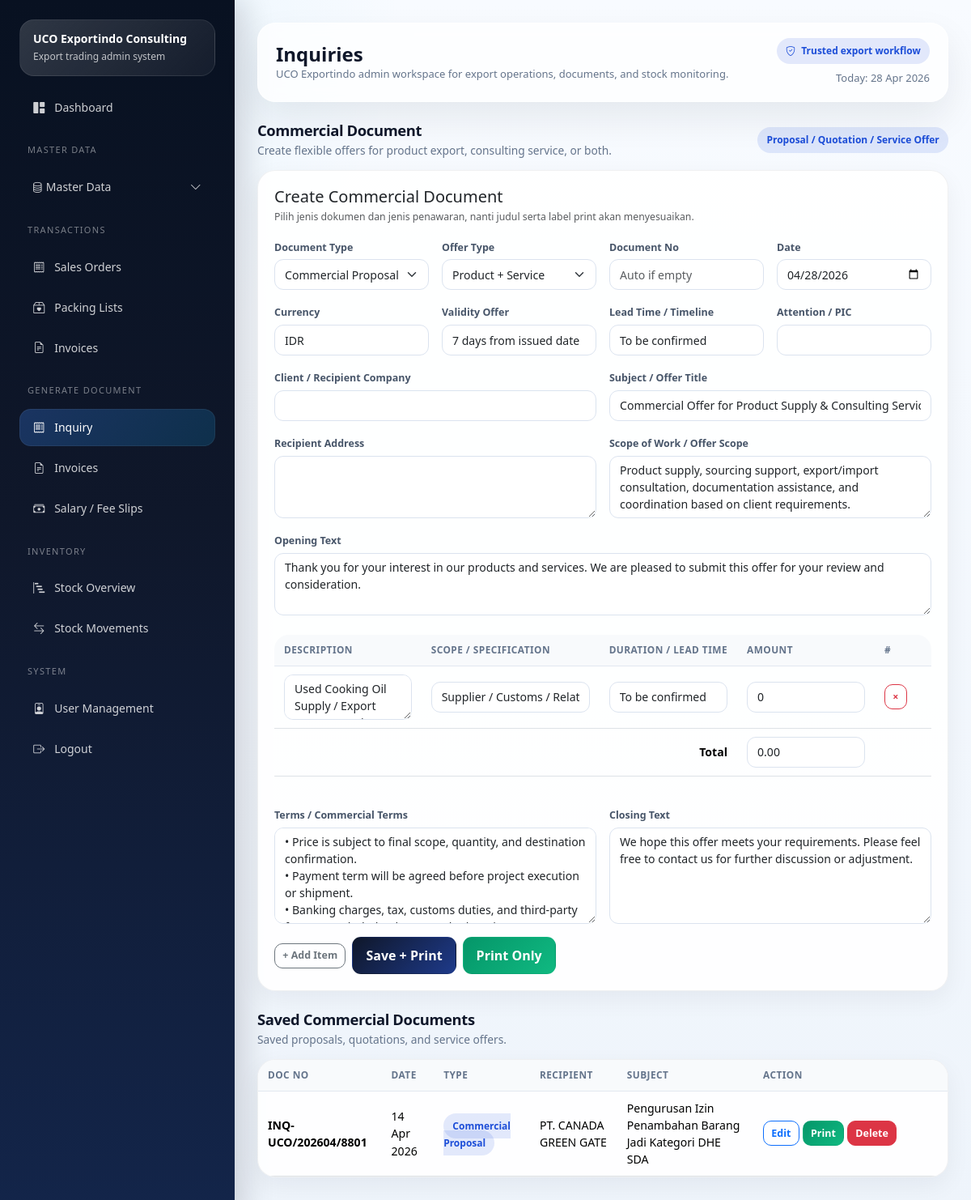
Before: /index.php/transactions/inquiries (signed in) with the older database file.
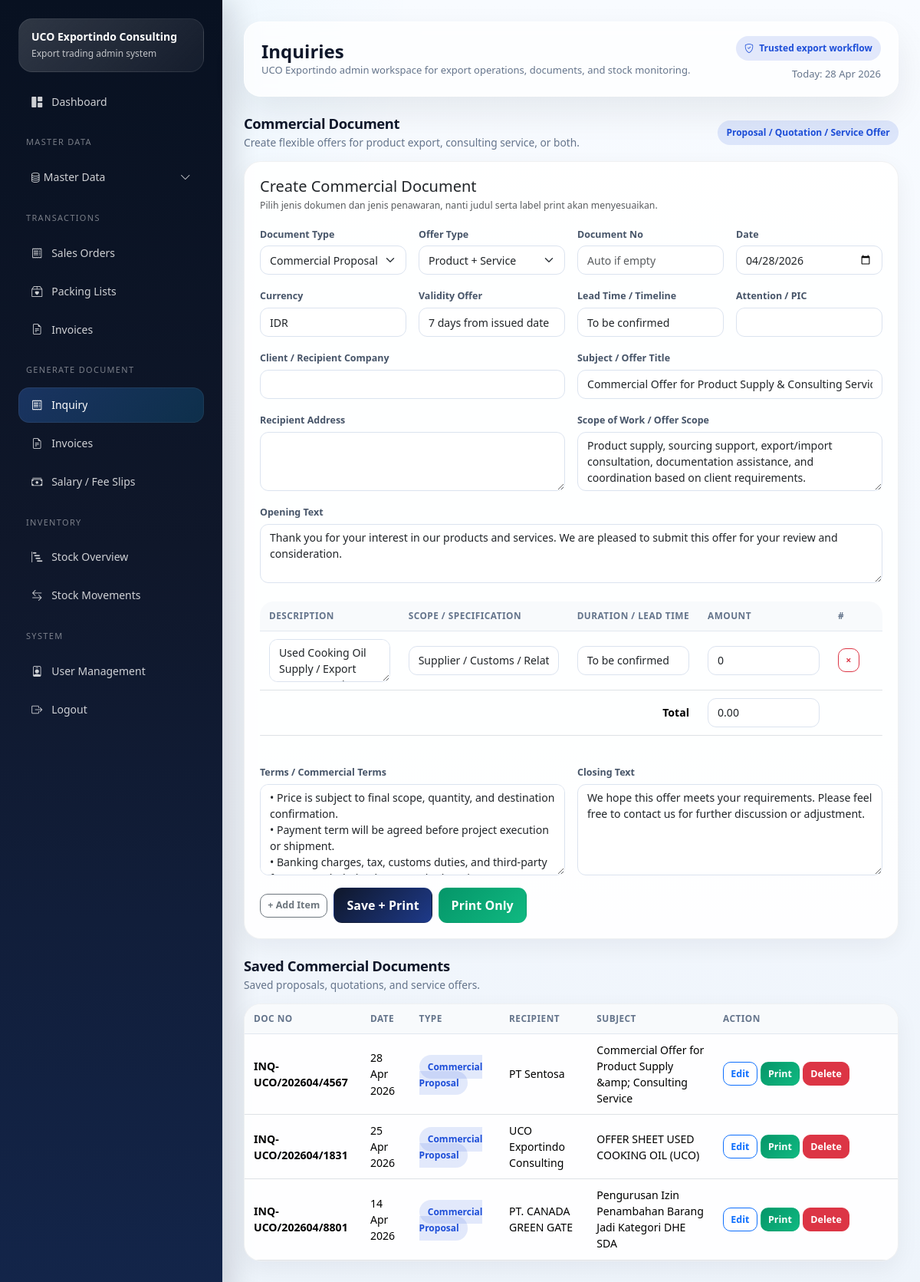
After: the same page with the newer database file.
### tables this page shows
CREATE TABLE IF NOT EXISTS `manual_inquiries` (
  `id` int NOT NULL AUTO_INCREMENT,
  `proposal_no` varchar(50) NOT NULL,
  `proposal_date` date NOT NULL,
  `recipient_company` varchar(150) NOT NULL,
  `recipient_address` text,
  `recipient_pic` varchar(100) DEFAULT NULL,
  `subject` varchar(255) DEFAULT NULL,
  `opening_text` text,
  `terms_text` text,
  `closing_text` text,
  `currency_text` varchar(20) DEFAULT 'IDR',
  `created_by` int DEFAULT NULL,
  `created_at` timestamp NULL DEFAULT CURRENT_TIMESTAMP,
  `document_type` enum('commercial_proposal','business_proposal','quotation','service_offer') DEFAULT 'commercial_proposal',
  `offer_type` enum('product','service','product_service') DEFAULT 'product',
  `validity_offer` varchar(100) DEFAULT NULL,
  `lead_time` varchar(100) DEFAULT NULL,
  `scope_of_work` text,
  PRIMARY KEY (`id`),
  UNIQUE KEY `proposal_no` (`proposal_no`)
);

### application/core/MY_Controller.php (called while the page is built, shortened)
<?php
class MY_Controller extends CI_Controller
{
    protected $user;
    public function __construct()
    {
        $this->user = $this->session->userdata('user');
    }
    protected function render($view, $data = [], $layout = 'admin')
    {
        $data['current_user'] = $this->user;
        $this->load->view('templates/admin_header', $data);
        $this->load->view($view, $data);
        $this->load->view('templates/admin_footer', $data);
    }
}

### application/controllers/Transactions.php (called while the page is built, shortened)
<?php
class Transactions extends MY_Controller
{
    public function inquiries()
    {
        $data['page_title'] = 'Inquiries';
        $data['rows'] = $this->manual_inquiry->rows();
        $data['edit'] = null;
        $data['edit_items'] = [];
        $this->render('admin/transactions/manual_inquiries', $data);
    }
}

### index.php (called while the page is built, shortened)
<?php
require BASEPATH . 'core/CodeIgniter.php';

### application/helpers/uco_helper.php (called while the page is built, shortened)
<?php
function e($str)
{
    return htmlspecialchars((string)$str, ENT_QUOTES, 'UTF-8');
}
function format_date_id($date)
{
    return date('d M Y', strtotime($date));
}

### application/models/Manual_inquiry_model.php (called while the page is built, shortened)
<?php
class Manual_inquiry_model extends CI_Model
{
    public function rows()
    {
        return $this->db->order_by('id', 'DESC')->get('manual_inquiries')->result_array();
    }
}

### application/views/admin/transactions/manual_inquiries.php (the view, shortened to what the changed rows need)
<?php
$items = !empty($edit_items) ? $edit_items : [[
    'description' => 'Used Cooking Oil Supply / Export Documentation Assistance',
    'agency' => 'Supplier / Customs / Related Authority',
    'duration_text' => 'To be confirmed',
    'amount' => 0
]];
$docTypeLabels = [
    'commercial_proposal' => 'Commercial Proposal',
    'business_proposal'   => 'Business Proposal',
    'quotation'           => 'Quotation',
    'service_offer'       => 'Service Offer',
];
?>
<div class="section-block">
    <div class="card shadow-sm mb-4">
        <div class="card-body">
            <form method="post">
                <div class="table-responsive mt-4">
                    <table class="table table-sm align-middle" id="manual-inquiry-items-table">
                        <thead>
                            <tr>
                                <th>Description</th>
                                <th width="220" id="agency-head">Agency / Scope</th>
                                <th width="150" id="duration-head">Duration / Lead Time</th>
                                <th width="170">Amount</th>
                                <th width="70">#</th>
                            </tr>
                        </thead>
                        <tbody>
                            <?php foreach ($items as $it): ?>
                                <tr>
                                    <td><textarea name="description[]" class="form-control" rows="2"><?= e($it['description'] ?? ''); ?></textarea></td>
                                    <td><input type="text" name="agency[]" class="form-control" value="<?= e($it['agency'] ?? ''); ?>"></td>
                                    <td><input type="text" name="duration_text[]" class="form-control" value="<?= e($it['duration_text'] ?? ''); ?>"></td>
                                    <td><input type="number" step="0.01" name="amount[]" class="form-control inquiry-amount" value="<?= e($it['amount'] ?? 0); ?>"></td>
                                    <td><button type="button" class="btn btn-sm btn-outline-danger remove-row">×</button></td>
                                </tr>
                            <?php endforeach; ?>
                        </tbody>
                        <tfoot>
                            <tr>
                                <th colspan="3" class="text-end">Total</th>
                                <th><input type="text" class="form-control" id="inquiry-grand-total" readonly></th>
                                <th></th>
                            </tr>
                        </tfoot>
                    </table>
                </div>
            </form>
        </div>
    </div>
</div>
<div class="section-block">
    <div class="card shadow-sm">
        <div class="card-body p-0">
            <div class="table-responsive">
                <table class="table table-sm mb-0 align-middle">
                    <thead>
                        <tr>
                            <th>Doc No</th>
                            <th>Date</th>
                            <th>Type</th>
                            <th>Recipient</th>
                            <th>Subject</th>
                            <th width="240">Action</th>
                        </tr>
                    </thead>
                    <tbody>
                        <?php if (empty($rows)): ?>
                            <tr><td colspan="6" class="empty-state">No documents yet.</td></tr>
                        <?php else: foreach ($rows as $row): ?>
                            <tr>
                                <td class="fw-semibold"><?= e($row['proposal_no']); ?></td>
                                <td><?= format_date_id($row['proposal_date']); ?></td>
                                <td><span class="badge-soft badge-soft-primary"><?= e($docTypeLabels[$row['document_type'] ?? 'commercial_proposal'] ?? 'Commercial Proposal'); ?></span></td>
                                <td><?= e($row['recipient_company']); ?></td>
                                <td><?= e($row['subject']); ?></td>
                                <td>
                                    <div class="d-inline-flex flex-nowrap gap-1 action-buttons">
                                        <a href="<?= site_url('transactions/inquiries?edit=' . $row['id']); ?>" class="btn btn-sm btn-outline-primary">Edit</a>
                                        <a href="<?= site_url('transactions/print-manual-inquiry/' . $row['id']); ?>" target="_blank" class="btn btn-sm btn-success">Print</a>
                                        <a href="<?= site_url('transactions/delete-manual-inquiry/' . $row['id']); ?>" onclick="return confirm('Delete this document?')" class="btn btn-sm btn-danger">Delete</a>
                                    </div>
                                </td>
                            </tr>
                        <?php endforeach; endif; ?>
                    </tbody>
                </table>
            </div>
        </div>
    </div>
</div>

Changed rows visible on the page:
added manual_inquiries: proposal_no "INQ-UCO/202604/4567", proposal_date "28 Apr 2026", document_type "Commercial Proposal", recipient_company "PT Sentosa", subject "Commercial Offer for Product Supply &amp; Consulting Service"
added manual_inquiries: proposal_no "INQ-UCO/202604/1831", proposal_date "25 Apr 2026", document_type "Commercial Proposal", recipient_company "UCO Exportindo Consulting", subject "OFFER SHEET USED COOKING OIL (UCO)"
